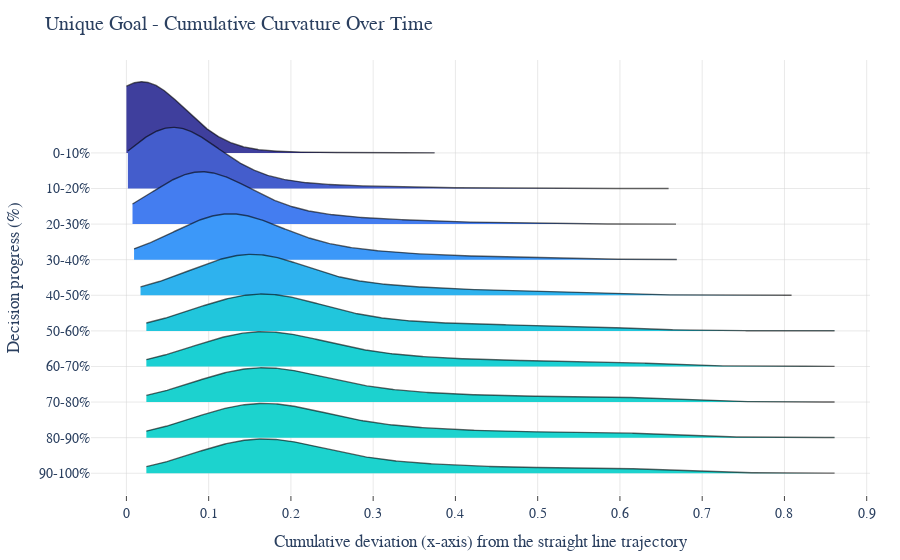

Notebook source saved alongside this figure:
### Code cell
# Plot: Ridgeplot for Unique condition 
# Flatten values (for ridgeplot function)
data_dict_uni_xdev_flat = {}
for key, values in data_dict_uni_xdev.items():
    flat_values = np.array(values).flatten()  # Force flatten
    data_dict_uni_xdev_flat[key] = flat_values

# Assign variables
samples_low = list(data_dict_uni_xdev_flat.values())
labels = list(data_dict_uni_xdev_flat.keys())

fig_unique = ridgeplot(
    samples=samples_low,
    labels=labels,
    colorscale='turbo',
    bandwidth=0.05, 
    colormode = 'mean-minmax'
)

fig_unique.update_layout(
    title="Unique Goal - Cumulative Curvature Over Time",
    xaxis_title="Cumulative deviation (x-axis) from the straight line trajectory",
    yaxis_title="Decision progress (%)", 
    font=dict(family="Avenir", size=14),
    paper_bgcolor="white",
    plot_bgcolor="white",
    showlegend=False,
    margin=dict(t=60, l=60, r=30, b=50),
    xaxis=dict(
        showline=False,
        linewidth=0,
        gridcolor="lightgray",
        gridwidth=0.5,
        zeroline=False,
        ticks="outside",
        showticklabels=True),
    yaxis=dict(
        showline=False,
        linewidth=0,
        gridcolor="lightgray",
        gridwidth=0.5,
        zeroline=False,
        ticks="",
        showticklabels=True))

fig_unique.show()
fig_unique.write_image(os.path.join(rootPath, 'visualizations/04_cumulative_xdev_unique_condition.png'), 
                       scale=3, width=650, height=600) # save image as a png file

### Figure 1 — Plotly figure (JSON) as saved in the notebook; plotly's stock layout.template omitted (floating-point values rounded to 4 significant figures; data arrays with more than 128 entries replaced by an {"elided": "..."} marker saying what was removed)
{"data": [{"line": {"color": "rgba(0,0,0,0)", "width": 0}, "showlegend": false, "type": "scatter", "x": {"elided": "500 float values"}, "y": {"elided": "500 int values"}}, {"fill": "tonexty", "fillcolor": "rgb(62.83742993470773, 62.51228980412319, 156.75247956983918)", "line": {"color": "rgba(0,0,0,0.6)", "width": 1.4}, "mode": "lines", "name": "0-10%", "type": "scatter", "x": {"elided": "500 float values"}, "y": {"elided": "500 float values"}}, {"line": {"color": "rgba(0,0,0,0)", "width": 0}, "showlegend": false, "type": "scatter", "x": {"elided": "500 float values"}, "y": {"elided": "500 float values"}}, {"fill": "tonexty", "fillcolor": "rgb(67.51904602397948, 93.1828418302031, 204.25140751652924)", "line": {"color": "rgba(0,0,0,0.6)", "width": 1.4}, "mode": "lines", "name": "10-20%", "type": "scatter", "x": {"elided": "500 float values"}, "y": {"elided": "500 float values"}}, {"line": {"color": "rgba(0,0,0,0)", "width": 0}, "showlegend": false, "type": "scatter", "x": {"elided": "500 float values"}, "y": {"elided": "500 float values"}}, {"fill": "tonexty", "fillcolor": "rgb(67.7787330184273, 124.68900109005934, 239.56300036335313)", "line": {"color": "rgba(0,0,0,0.6)", "width": 1.4}, "mode": "lines", "name": "20-30%", "type": "scatter", "x": {"elided": "500 float values"}, "y": {"elided": "500 float values"}}, {"line": {"color": "rgba(0,0,0,0)", "width": 0}, "showlegend": false, "type": "scatter", "x": {"elided": "500 float values"}, "y": {"elided": "500 float values"}}, {"fill": "tonexty", "fillcolor": "rgb(59.90697601267354, 151.9373907253608, 248.6457969084536)", "line": {"color": "rgba(0,0,0,0.6)", "width": 1.4}, "mode": "lines", "name": "30-40%", "type": "scatter", "x": {"elided": "500 float values"}, "y": {"elided": "500 float values"}}, {"line": {"color": "rgba(0,0,0,0)", "width": 0}, "showlegend": false, "type": "scatter", "x": {"elided": "500 float values"}, "y": {"elided": "500 float values"}}, {"fill": "tonexty", "fillcolor": "rgb(46.208656680088794, 178.1870149798668, 237.61154224011838)", "line": {"color": "rgba(0,0,0,0.6)", "width": 1.4}, "mode": "lines", "name": "40-50%", "type": "scatter", "x": {"elided": "500 float values"}, "y": {"elided": "500 float values"}}, {"line": {"color": "rgba(0,0,0,0)", "width": 0}, "showlegend": false, "type": "scatter", "x": {"elided": "500 float values"}, "y": {"elided": "500 float values"}}, {"fill": "tonexty", "fillcolor": "rgb(33.209414265104954, 197.68587860234257, 220.27921902013995)", "line": {"color": "rgba(0,0,0,0.6)", "width": 1.4}, "mode": "lines", "name": "50-60%", "type": "scatter", "x": {"elided": "500 float values"}, "y": {"elided": "500 float values"}}, {"line": {"color": "rgba(0,0,0,0)", "width": 0}, "showlegend": false, "type": "scatter", "x": {"elided": "500 float values"}, "y": {"elided": "500 float values"}}, {"fill": "tonexty", "fillcolor": "rgb(27.164634213830468, 207.5304880223426, 211.15853624042205)", "line": {"color": "rgba(0,0,0,0.6)", "width": 1.4}, "mode": "lines", "name": "60-70%", "type": "scatter", "x": {"elided": "500 float values"}, "y": {"elided": "500 float values"}}, {"line": {"color": "rgba(0,0,0,0)", "width": 0}, "showlegend": false, "type": "scatter", "x": {"elided": "500 float values"}, "y": {"elided": "500 float values"}}, {"fill": "tonexty", "fillcolor": "rgb(27.982045235842048, 210.1643679821577, 206.98065768347396)", "line": {"color": "rgba(0,0,0,0.6)", "width": 1.4}, "mode": "lines", "name": "70-80%", "type": "scatter", "x": {"elided": "500 float values"}, "y": {"elided": "500 float values"}}, {"line": {"color": "rgba(0,0,0,0)", "width": 0}, "showlegend": false, "type": "scatter", "x": {"elided": "500 float values"}, "y": {"elided": "500 float values"}}, {"fill": "tonexty", "fillcolor": "rgb(28.10331318976213, 210.55512027812242, 206.36084369677133)", "line": {"color": "rgba(0,0,0,0.6)", "width": 1.4}, "mode": "lines", "name": "80-90%", "type": "scatter", "x": {"elided": "500 float values"}, "y": {"elided": "500 float values"}}, {"line": {"color": "rgba(0,0,0,0)", "width": 0}, "showlegend": false, "type": "scatter", "x": {"elided": "500 float values"}, "y": {"elided": "500 float values"}}, {"fill": "tonexty", "fillcolor": "rgb(28.108658802085664, 210.5723450289427, 206.3335216782288)", "line": {"color": "rgba(0,0,0,0.6)", "width": 1.4}, "mode": "lines", "name": "90-100%", "type": "scatter", "x": {"elided": "500 float values"}, "y": {"elided": "500 float values"}}], "layout": {"font": {"family": "Avenir", "size": 14}, "hovermode": false, "legend": {"traceorder": "normal"}, "margin": {"b": 50, "l": 60, "r": 30, "t": 60}, "paper_bgcolor": "white", "plot_bgcolor": "white", "showlegend": false, "title": {"text": "Unique Goal - Cumulative Curvature Over Time"}, "xaxis": {"gridcolor": "lightgray", "gridwidth": 0.5, "linewidth": 0, "range": [-0.04305, 0.904], "showgrid": true, "showline": false, "showticklabels": true, "ticks": "outside", "title": {"text": "Cumulative deviation (x-axis) from the straight line trajectory"}, "zeroline": false}, "yaxis": {"gridcolor": "lightgray", "gridwidth": 0.5, "linewidth": 0, "showgrid": true, "showline": false, "showticklabels": true, "ticks": "", "ticktext": ["0-10%", "10-20%", "20-30%", "30-40%", "40-50%", "50-60%", "60-70%", "70-80%", "80-90%", "90-100%"], "tickvals": [0, -3.715, -7.43, -11.15, -14.86, -18.58, -22.29, -26.01, -29.72, -33.44], "title": {"text": "Decision progress (%)"}, "zeroline": false}}}
